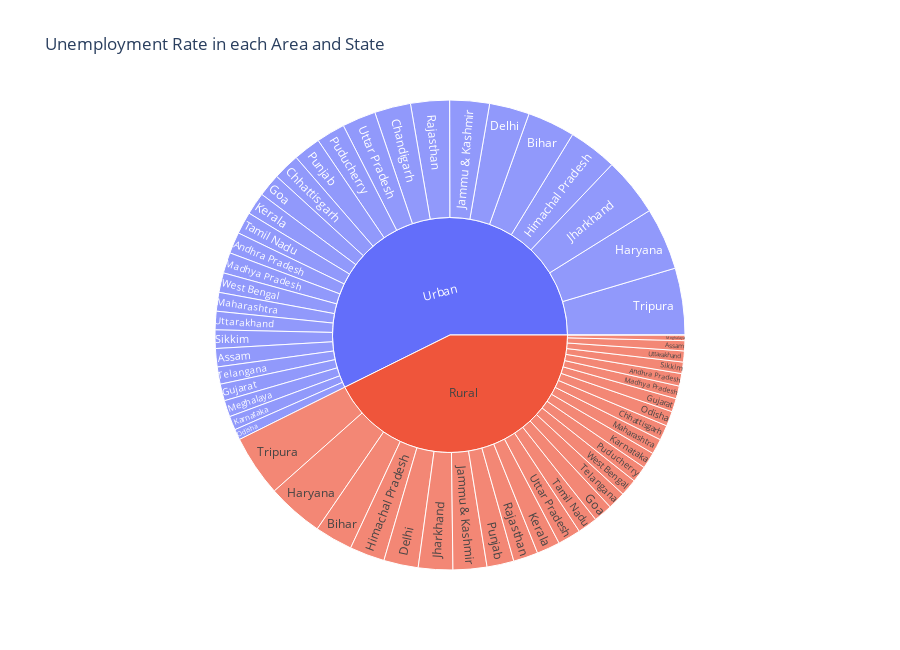

The code cell stored with this chart in its notebook:
### Code cell
# A sunburst chart (hierarchical chart) for unemployment rate region-wise and state-wise
fig = px.sunburst(unempDF, 
                  path=['Area','State'], 
                  values='Estimated Unemployment Rate',
                  title= 'Unemployment Rate in each Area and State',
                  height=650)
fig.show()

### Figure 1 — Plotly figure (JSON) as saved in the notebook; plotly's stock layout.template omitted (floating-point values rounded to 4 significant figures)
{"data": [{"branchvalues": "total", "domain": {"x": [0, 1], "y": [0, 1]}, "hovertemplate": "labels=%{label}<br>Estimated Unemployment Rate=%{value}<br>parent=%{parent}<br>id=%{id}<extra></extra>", "ids": ["Rural/Andhra Pradesh", "Rural/Assam", "Rural/Bihar", "Rural/Chandigarh", "Rural/Chhattisgarh", "Rural/Delhi", "Rural/Goa", "Rural/Gujarat", "Rural/Haryana", "Rural/Himachal Pradesh", "Rural/Jammu & Kashmir", "Rural/Jharkhand", "Rural/Karnataka", "Rural/Kerala", "Rural/Madhya Pradesh", "Rural/Maharashtra", "Rural/Meghalaya", "Rural/Odisha", "Rural/Puducherry", "Rural/Punjab", "Rural/Rajasthan", "Rural/Sikkim", "Rural/Tamil Nadu", "Rural/Telangana", "Rural/Tripura", "Rural/Uttar Pradesh", "Rural/Uttarakhand", "Rural/West Bengal", "Urban/Andhra Pradesh", "Urban/Assam", "Urban/Bihar", "Urban/Chandigarh", "Urban/Chhattisgarh", "Urban/Delhi", "Urban/Goa", "Urban/Gujarat", "Urban/Haryana", "Urban/Himachal Pradesh", "Urban/Jammu & Kashmir", "Urban/Jharkhand", "Urban/Karnataka", "Urban/Kerala", "Urban/Madhya Pradesh", "Urban/Maharashtra", "Urban/Meghalaya", "Urban/Odisha", "Urban/Puducherry", "Urban/Punjab", "Urban/Rajasthan", "Urban/Sikkim", "Urban/Tamil Nadu", "Urban/Telangana", "Urban/Tripura", "Urban/Uttar Pradesh", "Urban/Uttarakhand", "Urban/West Bengal", "Rural", "Urban"], "labels": ["Andhra Pradesh", "Assam", "Bihar", "Chandigarh", "Chhattisgarh", "Delhi", "Goa", "Gujarat", "Haryana", "Himachal Pradesh", "Jammu & Kashmir", "Jharkhand", "Karnataka", "Kerala", "Madhya Pradesh", "Maharashtra", "Meghalaya", "Odisha", "Puducherry", "Punjab", "Rajasthan", "Sikkim", "Tamil Nadu", "Telangana", "Tripura", "Uttar Pradesh", "Uttarakhand", "West Bengal", "Andhra Pradesh", "Assam", "Bihar", "Chandigarh", "Chhattisgarh", "Delhi", "Goa", "Gujarat", "Haryana", "Himachal Pradesh", "Jammu & Kashmir", "Jharkhand", "Karnataka", "Kerala", "Madhya Pradesh", "Maharashtra", "Meghalaya", "Odisha", "Puducherry", "Punjab", "Rajasthan", "Sikkim", "Tamil Nadu", "Telangana", "Tripura", "Uttar Pradesh", "Uttarakhand", "West Bengal", "Rural", "Urban"], "name": "", "parents": ["Rural", "Rural", "Rural", "Rural", "Rural", "Rural", "Rural", "Rural", "Rural", "Rural", "Rural", "Rural", "Rural", "Rural", "Rural", "Rural", "Rural", "Rural", "Rural", "Rural", "Rural", "Rural", "Rural", "Rural", "Rural", "Rural", "Rural", "Rural", "Urban", "Urban", "Urban", "Urban", "Urban", "Urban", "Urban", "Urban", "Urban", "Urban", "Urban", "Urban", "Urban", "Urban", "Urban", "Urban", "Urban", "Urban", "Urban", "Urban", "Urban", "Urban", "Urban", "Urban", "Urban", "Urban", "Urban", "Urban", "", ""], "type": "sunburst", "values": [5.526, 4.491, 16.77, 0.0, 6.629, 15.26, 8.39, 5.917, 25.01, 15.5, 14.95, 15.22, 7.224, 10.34, 5.654, 6.81, 2.475, 6.613, 7.263, 11.92, 10.93, 5.08, 8.776, 7.864, 27.17, 10.21, 4.882, 7.572, 9.428, 8.089, 21.07, 15.99, 11.85, 17.73, 10.16, 7.411, 27.55, 21.58, 17.55, 25.95, 6.128, 9.906, 9.159, 8.305, 7.302, 4.703, 12.75, 12.14, 17.19, 8.153, 9.793, 7.612, 29.53, 14.89, 8.162, 8.677, 274.5, 368.8]}], "layout": {"height": 650, "legend": {"tracegroupgap": 0}, "title": {"text": "Unemployment Rate in each Area and State"}}}
